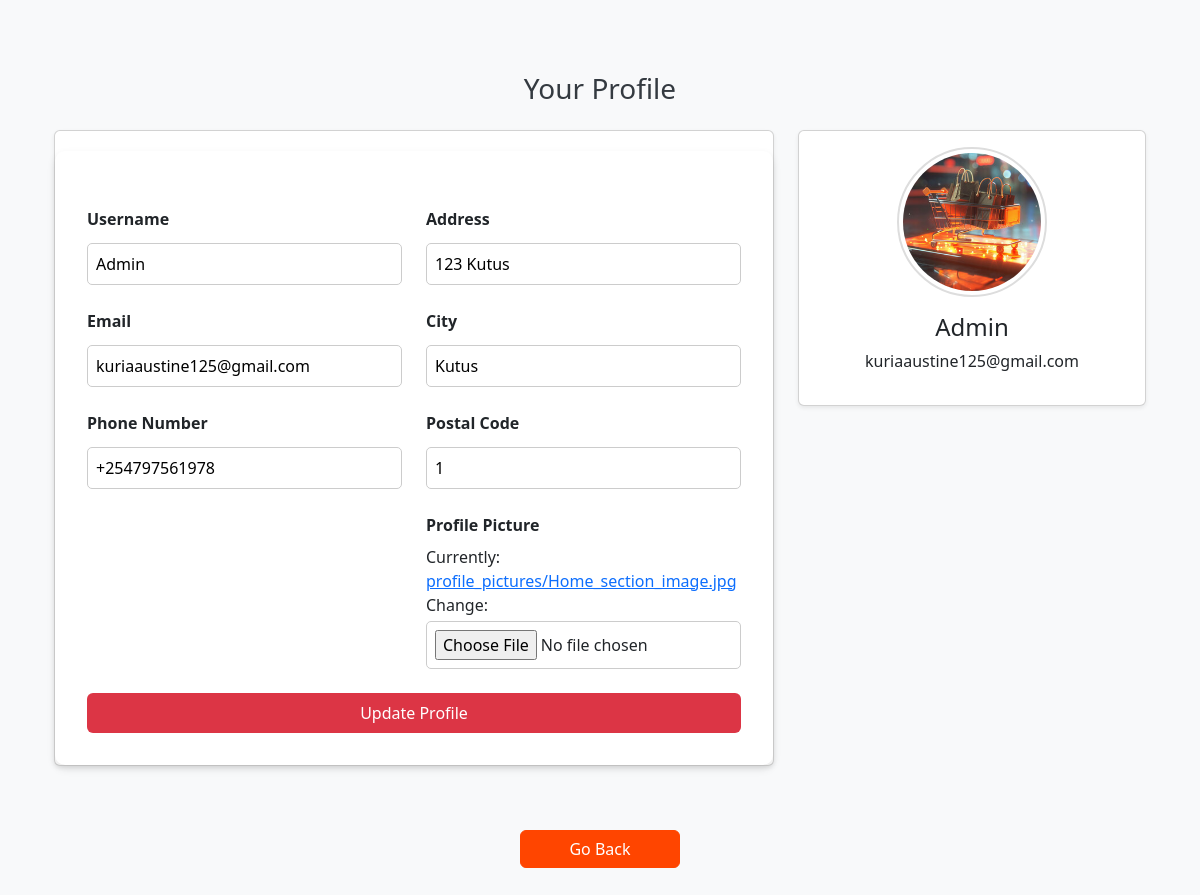
/accounts/profile/ (signed in), run on the app's committed database.
### myapp/models.py (models this page shows, shortened)
class Profile(models.Model):
    user = models.OneToOneField(User, on_delete=models.CASCADE)  # Link to the user; if the user is deleted, the profile is also deleted
    phone_number = models.CharField(
        max_length=15,
        blank=True,
        null=True,
        validators=[RegexValidator(
            regex=r'^\+?\d{10,15}$',
            message="Phone number must be in the format: '+1234567890'. Up to 15 digits allowed."
        )],
        error_messages={
            'max_length': 'Phone number cannot be longer than 15 characters.'
        }
    )  # Optional phone number; up to 15 characters with validation for format and length
    address = models.CharField(
        max_length=255,
        blank=True,
        null=True,
        error_messages={
            'max_length': 'Address cannot be longer than 255 characters.'
        }
    )  # Optional address; up to 255 characters with a custom error message for exceeding the limit
    city = models.CharField(
        max_length=100,
        blank=True,
        null=True,
        validators=[RegexValidator(
            regex=r'^[a-zA-Z\s]+$',
            message="City name must contain only letters and spaces."
        )],
        error_messages={
            'max_length': 'City name cannot be longer than 100 characters.'
        }
    )  # Optional city; up to 100 characters with validation for format and length
    postal_code = models.CharField(
        max_length=20,
        blank=True,
        null=True,
        validators=[RegexValidator(
            regex=r'^\d{1,10}$',
            message="Postal code must contain between 1 and 10 digits."
        )],
        error_messages={
            'max_length': 'Postal code cannot be longer than 10 digits.'
        }
    )  # Optional postal code; up to 20 characters with validation for format and length
    profile_picture = models.ImageField(
        upload_to='profile_pictures/',
        default='default.png'
    )  # Optional profile picture; uploaded to 'profile_pictures/' directory with a default image

### myapp/views.py (the view)
# urls.py: path('accounts/profile/', views.profile, name='profile'),
@login_required
@csrf_protect
def profile(request):
    if not hasattr(request.user, 'profile'):
        Profile.objects.create(user=request.user)  # Create profile if it doesn't exist
    if request.method == 'POST':
        user_form = UserUpdateForm(request.POST, instance=request.user)
        profile_form = ProfileUpdateForm(request.POST, request.FILES, instance=request.user.profile)
        if 'profile_picture-clear' in request.POST:
            request.user.profile.profile_picture = None
        if user_form.is_valid() and profile_form.is_valid():
            user_form.save()
            profile_form.save()
            messages.success(request, 'Your profile has been updated successfully.')
            return redirect('profile')
        else:
            messages.error(request, 'Please correct the error below.')
    else:
        user_form = UserUpdateForm(instance=request.user)
        profile_form = ProfileUpdateForm(instance=request.user.profile)
    return render(request, 'users/profile.html', {'user_form': user_form, 'profile_form': profile_form})

### myapp/forms.py (shortened to what this page needs)
class UserUpdateForm(forms.ModelForm):
    class Meta:
        model = User
        fields = ['username', 'email']
        widgets = {
            'username': forms.TextInput(attrs={'placeholder': 'Enter your username'}),
            'email': forms.EmailInput(attrs={'placeholder': 'Enter your email'}),
        }
        help_texts = {
            'username': 'Enter a unique username.',
            'email': 'Enter your email address.',
        }
        error_messages = {
            'username': {
                'unique': "This username is already taken. Please choose another one.",
            },
            'email': {
                'invalid': "Enter a valid email address.",
            },
        }

### templates/users/profile.html (shortened to what this page needs)
{% extends 'base.html' %}
{% block content %}
<div class="container py-5">
    <h2 class="mb-4 text-center font-weight-bold">Your Profile</h2>
    <div class="row">
        <div class="col-md-8">
                <div class="card shadow-sm">
                    <form method="POST" enctype="multipart/form-data">
                        <div class="row">
                            <div class="col-md-6 mt-4">
                                <div class="form-group mb-4">
                                    <label for="{{ user_form.username.id_for_label }}" class="form-label">Username</label>
                                    {{ user_form.username }}
                                </div>
                                <div class="form-group mb-4">
                                    <label for="{{ user_form.email.id_for_label }}" class="form-label">Email</label>
                                    {{ user_form.email }}
                                </div>
                                <div class="form-group mb-4">
                                    <label for="{{ profile_form.phone_number.id_for_label }}" class="form-label">Phone Number</label>
                                    {{ profile_form.phone_number }}
                                </div>
                            </div>
                            <div class="col-md-6 mt-4">
                                <div class="form-group mb-4">
                                    <label for="{{ profile_form.address.id_for_label }}" class="form-label">Address</label>
                                    {{ profile_form.address }}
                                </div>
                                <div class="form-group mb-4">
                                    <label for="{{ profile_form.city.id_for_label }}" class="form-label">City</label>
                                    {{ profile_form.city }}
                                </div>
                                <div class="form-group mb-4">
                                    <label for="{{ profile_form.postal_code.id_for_label }}" class="form-label">Postal Code</label>
                                    {{ profile_form.postal_code }}
                                </div>
                                <div class="form-group mb-4">
                                    <label for="{{ profile_form.profile_picture.id_for_label }}" class="form-label">Profile Picture</label><br>
                                    {{ profile_form.profile_picture }}
                                </div>
                            </div>
                        </div>
                        <button type="submit" class="btn btn-danger w-100 py-2">Update Profile</button>
                    </form>
                </div>
        </div>
        <div class="col-md-4 mb-4">
            <div class="card shadow-sm">
                <div class="card-body text-center">
                    {% if user.profile.profile_picture %}
                        <img src="{{ user.profile.profile_picture.url }}" alt="Profile Picture" class="img-thumbnail mb-3" style="max-width: 150px; border-radius: 50%;">
                    {% else %}
                        <p class="text-muted">No profile picture</p>
                    {% endif %}
                    <h4 class="font-weight-bold">{{ user.username }}</h4>
                    <p>{{ user.email }}</p>
                </div>
            </div>
        </div>
    </div>
    <div class="text-center mt-5">
        <a href="{% url 'index' %}" class="btn btn-primary px-5">Go Back</a>
    </div>
</div>
{% endblock %}

### static/css/styles.css (style rules this page uses)
body { background-color: #f8f9fa; color: #343a40; }
.btn-primary { background-color: #FF4500 !important; border-color: #FF4500 !important; }
form { background-color: #fff; padding: 2rem; border-radius: 10px; box-shadow: 0 4px 8px rgba(0, 0, 0, 0.1); margin-top: 20px; }
form label { margin-bottom: 8px; font-weight:bold; }
form input, form textarea, form select { width: 100%; padding: 0.5rem; margin-top: 4px; border-radius: 5px; border: 1px solid #ccc; transition: border-color 0.3s ease; }
form button { padding: 0.75rem; font-size: 1rem; border-radius: 5px; width: 100%; }
form .btn-danger { background-color: #dc3545; border: none; }
h2.text-center { font-size: 1.75rem; margin-bottom: 1.5rem; }
.form-group { margin-bottom: 1em; }
@media (min-width: 768px) { .row { display: flex; } }
.card { margin-bottom: 1rem; }
.img-thumbnail { width: 100%; max-width: 150px; height: 150px; object-fit: cover; border-radius: 50%; border: 2px solid #ddd; border-radius: 50%; }

### data on the page
Profile: phone_number "+254797561978", address "123 Kutus", city "Kutus", postal_code "1"

### other printed values
{{ user.username }} "Admin"
{{ user.email }} "kuriaaustine125@gmail.com"
